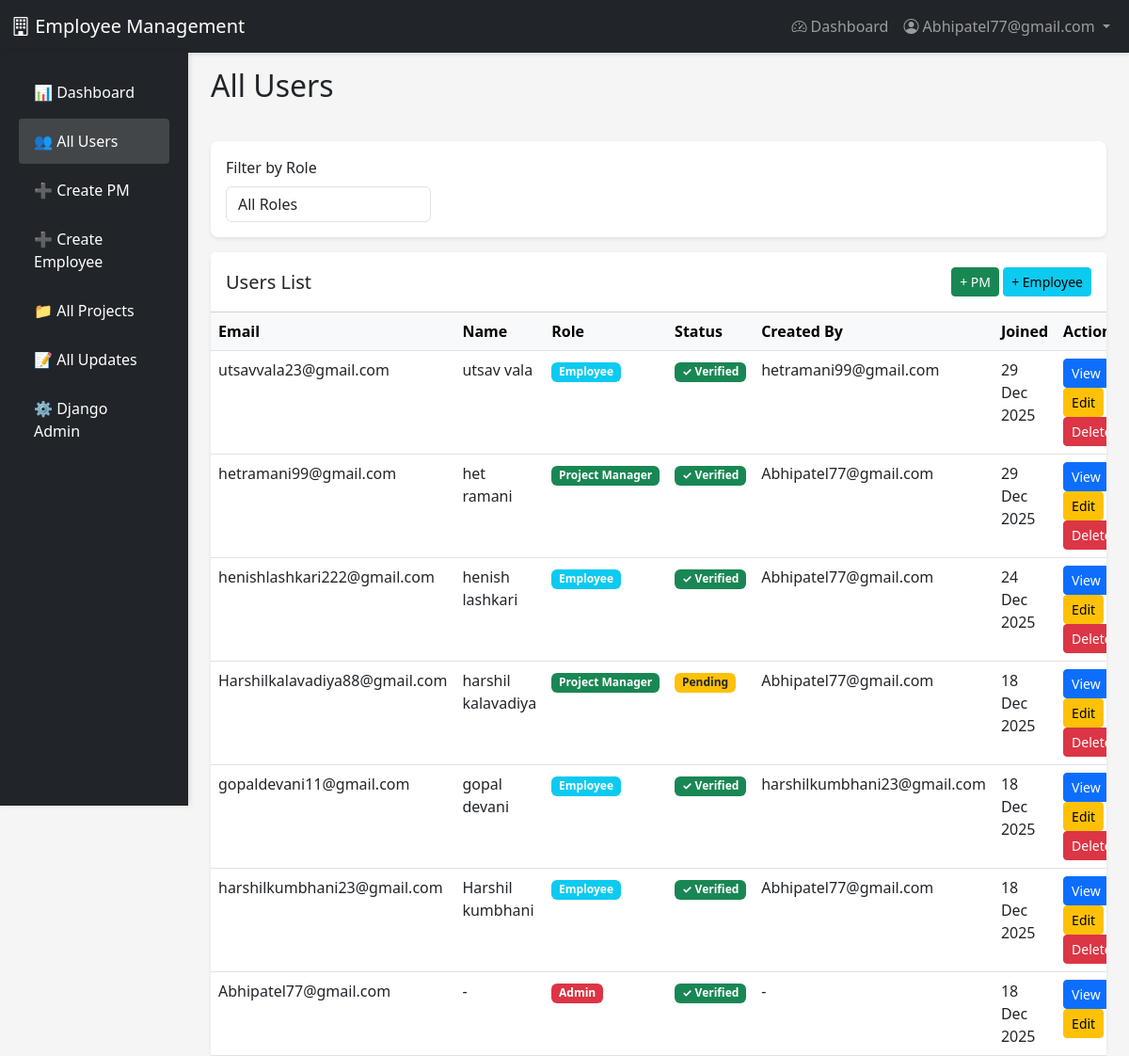
Page /users/ (signed in) on the committed database.
### accounts/models.py (models this page shows, shortened)
class User(AbstractUser):
    ROLE_CHOICES = (
        ('EMPLOYEE', 'Employee'),
        ('PM', 'Project Manager'),
        ('ADMIN', 'Admin'),
    )
    username = None
    email = models.EmailField(unique=True)
    role = models.CharField(max_length=10, choices=ROLE_CHOICES, default='EMPLOYEE')
    profile_image = models.ImageField(upload_to='profiles/', null=True, blank=True)
    is_verified = models.BooleanField(default=False)
    verification_token = models.CharField(max_length=100, blank=True)
    created_by = models.ForeignKey('self', on_delete=models.SET_NULL, null=True, blank=True, related_name='created_users')
    USERNAME_FIELD = 'email'
    REQUIRED_FIELDS = []
    objects = UserManager()
    class Meta:
        db_table = 'users'
        verbose_name = 'User'
        verbose_name_plural = 'Users'

### accounts/views.py (the view)
    def wrapper(request, *args, **kwargs):
        if not request.user.is_authenticated or request.user.role != 'ADMIN':
            messages.error(request, 'Access denied. Admin only.')
            return redirect('dashboard')
        return view_func(request, *args, **kwargs)

### accounts/views.py (called while the page is built)
def admin_required(view_func):
    def wrapper(request, *args, **kwargs):
        if not request.user.is_authenticated or request.user.role != 'ADMIN':
            messages.error(request, 'Access denied. Admin only.')
            return redirect('dashboard')
        return view_func(request, *args, **kwargs)
    return wrapper

@login_required
@admin_required
def admin_users_list(request):
    users = User.objects.all().order_by('-date_joined')
    role_filter = request.GET.get('role')
    if role_filter:
        users = users.filter(role=role_filter)
    context = {
        'users': users,
        'role_filter': role_filter,
    }
    return render(request, 'accounts/admin_users_list.html', context)

### accounts/templates/accounts/admin_users_list.html (shortened to what this page needs)
{% extends 'base.html' %}
{% load static %}
{% block content %}
<div class="container-fluid">
    <div class="row">
        <nav class="col-md-2 d-md-block bg-dark sidebar vh-100 position-fixed" style="top: 56px;">
            <div class="position-sticky pt-3">
                <ul class="nav flex-column">
                    <li class="nav-item">
                        <a class="nav-link text-white" href="{% url 'dashboard' %}">
                            📊 Dashboard
                        </a>
                    </li>
                    <li class="nav-item">
                        <a class="nav-link text-white active" href="{% url 'admin_users_list' %}">
                            👥 All Users
                        </a>
                    </li>
                    <li class="nav-item">
                        <a class="nav-link text-white" href="{% url 'pm_create' %}">
                            ➕ Create PM
                        </a>
                    </li>
                    <li class="nav-item">
                        <a class="nav-link text-white" href="{% url 'admin_create_employee' %}">
                            ➕ Create Employee
                        </a>
                    </li>
                    <li class="nav-item">
                        <a class="nav-link text-white" href="{% url 'admin_projects_list' %}">
                            📁 All Projects
                        </a>
                    </li>
                    <li class="nav-item">
                        <a class="nav-link text-white" href="{% url 'admin_updates_list' %}">
                            📝 All Updates
                        </a>
                    </li>
                    <li class="nav-item">
                        <a class="nav-link text-white" href="/admin/" target="_blank">
                            ⚙️ Django Admin
                        </a>
                    </li>
                </ul>
            </div>
        </nav>
        <main class="col-md-10 ms-sm-auto px-md-4" style="margin-left: 16.66667%;">
            <div class="pt-3 pb-2 mb-4">
                <h1 class="h2">All Users</h1>
            </div>
            <div class="card mb-3">
                <div class="card-body">
                    <form method="get" class="row g-3">
                        <div class="col-md-3">
                            <label class="form-label">Filter by Role</label>
                            <select name="role" class="form-control" onchange="this.form.submit()">
                                <option value="">All Roles</option>
                            </select>
                        </div>
                    </form>
                </div>
            </div>
            <div class="card">
                <div class="card-header bg-white d-flex justify-content-between align-items-center py-3">
                    <h5 class="mb-0">Users List</h5>
                    <div>
                        <a href="{% url 'pm_create' %}" class="btn btn-success btn-sm">+ PM</a>
                        <a href="{% url 'admin_create_employee' %}" class="btn btn-info btn-sm">+ Employee</a>
                    </div>
                </div>
                <div class="card-body p-0">
                    <div class="table-responsive">
                        <table class="table table-hover mb-0">
                            <thead class="table-light">
                                <tr>
                                    <th>Email</th>
                                    <th>Name</th>
                                    <th>Role</th>
                                    <th>Status</th>
                                    <th>Created By</th>
                                    <th>Joined</th>
                                    <th>Actions</th>
                                </tr>
                            </thead>
                            <tbody>
                                {% for user in users %}
                                <tr>
                                    <td>{{ user.email }}</td>
                                    <td>{{ user.get_full_name|default:"-" }}</td>
                                    <td>
                                        <span class="badge bg-{% if user.role == 'ADMIN' %}danger{% elif user.role == 'PM' %}success{% else %}info{% endif %}">
                                            {{ user.get_role_display }}
                                        </span>
                                    </td>
                                    <td>
                                        {% if user.is_verified %}
                                            <span class="badge bg-success">✓ Verified</span>
                                        {% else %}
                                            <span class="badge bg-warning text-dark">Pending</span>
                                        {% endif %}
                                    </td>
                                    <td>{{ user.created_by.email|default:"-" }}</td>
                                    <td>{{ user.date_joined|date:"d M Y" }}</td>
                                    <td>
                                        <a href="{% url 'admin_user_detail' user.id %}" class="btn btn-sm btn-primary">View</a>
                                        <a href="{% url 'admin_user_update' user.id %}" class="btn btn-sm btn-warning">Edit</a>
                                        {% if not user.is_superuser %}
                                            <a href="{% url 'admin_user_delete' user.id %}" class="btn btn-sm btn-danger">Delete</a>
                                        {% endif %}
                                    </td>
                                </tr>
                                {% empty %}
                                <tr>
                                    <td colspan="7" class="text-center text-muted py-4">No users found</td>
                                </tr>
                                {% endfor %}
                            </tbody>
                        </table>
                    </div>
                </div>
            </div>
        </main>
    </div>
</div>
{% endblock %}

### accounts/templates/base.html (shortened to what this page needs)
<!DOCTYPE html>
<html lang="en">
<head>
    <link href="https://cdn.jsdelivr.net/npm/bootstrap@5.3.0/dist/css/bootstrap.min.css" rel="stylesheet">
    <link rel="stylesheet" href="https://cdn.jsdelivr.net/npm/bootstrap-icons@1.11.0/font/bootstrap-icons.css">
</head>
<body>
    <nav class="navbar navbar-expand-lg navbar-dark bg-dark">
        <div class="container-fluid">
            <a class="navbar-brand" href="{% url 'dashboard' %}">
                <i class="bi bi-building"></i> Employee Management
            </a>
            {% if user.is_authenticated %}
                <div class="collapse navbar-collapse" id="navbarNav">
                    <ul class="navbar-nav ms-auto">
                        <li class="nav-item">
                            <a class="nav-link" href="{% url 'dashboard' %}">
                                <i class="bi bi-speedometer2"></i> Dashboard
                            </a>
                        </li>
                        <li class="nav-item dropdown">
                            <a class="nav-link dropdown-toggle" href="#" id="navbarDropdown" role="button" data-bs-toggle="dropdown">
                                <i class="bi bi-person-circle"></i> {{ user.email }}
                            </a>
                        </li>
                    </ul>
                </div>
            {% endif %}
        </div>
    </nav>
    <main>
        {% block content %}{% endblock %}
    </main>
</body>
</html>

### accounts/templates/base.html (style rules this page uses)
body { background: #f8f9fa; }
.navbar { box-shadow: 0 2px 4px rgba(0,0,0,0.1); }
.card { border-radius: 10px; border: none; }

### accounts/templates/accounts/admin_users_list.html (style rules this page uses)
body { background-color: #f5f5f5 !important; }
.sidebar { box-shadow: 2px 0 5px rgba(0, 0, 0, 0.1); }
.sidebar .nav-link { font-weight: 500; color: rgba(255, 255, 255, .8); padding: 0.75rem 1rem; border-radius: 4px; margin: 2px 8px; }
.sidebar .nav-link.active { color: #fff; background-color: rgba(255, 255, 255, .15); }
.card { border: none; border-radius: 8px; box-shadow: 0 2px 4px rgba(0, 0, 0, 0.08); }

### rows in the picture
User: email "Abhipatel77@gmail.com", get_full_name "-", role "Admin", is_verified "✓ Verified", created_by.email "-", date_joined "18 Dec 2025"
User: email "utsavvala23@gmail.com", get_full_name "utsav vala", role "Employee", is_verified "✓ Verified", created_by.email "hetramani99@gmail.com", date_joined "29 Dec 2025", is_superuser "Delete"
User: email "hetramani99@gmail.com", get_full_name "het ramani", role "Project Manager", is_verified "✓ Verified", created_by.email "Abhipatel77@gmail.com", date_joined "29 Dec 2025", is_superuser "Delete"
User: email "henishlashkari222@gmail.com", get_full_name "henish lashkari", role "Employee", is_verified "✓ Verified", created_by.email "Abhipatel77@gmail.com", date_joined "24 Dec 2025", is_superuser "Delete"
User: email "Harshilkalavadiya88@gmail.com", get_full_name "harshil kalavadiya", role "Project Manager", is_verified "Pending", created_by.email "Abhipatel77@gmail.com", date_joined "18 Dec 2025", is_superuser "Delete"
User: email "gopaldevani11@gmail.com", get_full_name "gopal devani", role "Employee", is_verified "✓ Verified", created_by.email "harshilkumbhani23@gmail.com", date_joined "18 Dec 2025", is_superuser "Delete"
User: email "harshilkumbhani23@gmail.com", get_full_name "Harshil kumbhani", role "Employee", is_verified "✓ Verified", created_by.email "Abhipatel77@gmail.com", date_joined "18 Dec 2025", is_superuser "Delete"
